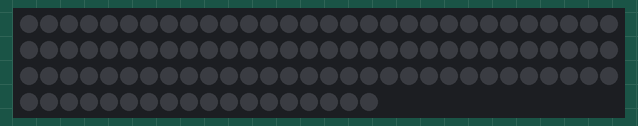
Simulated run of this sketch. Board: Arduino Uno, built with avr-gcc and run on an emulated ATmega328P. On the bench: 108 RGB LEDs in strip order, left to right, continuing on the next row. Dim RGB values are drawn brighter than linear.

Above: at 0.1 s.
At 1.1 s:
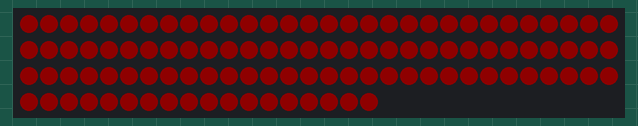
At 6.1 s:
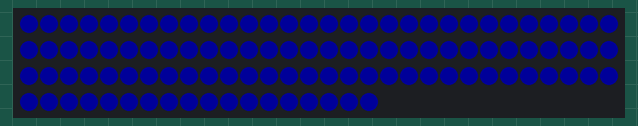

The sketch:

led_test.ino
```cpp
#include <FastLED.h> // lib for WS2812 led lights

// LED lights settings
#define NUM_LEDS 108
#define LED_PIN 3
CRGB leds[NUM_LEDS];


void setup() {
  FastLED.addLeds <WS2812, LED_PIN, GRB>(leds, NUM_LEDS).setCorrection(TypicalLEDStrip);
  FastLED.setBrightness(25);
}

void loop() {
  delay(1000);
  MakeRed(0,108);
  delay(5000);
  MakeBlue(0,108);
  delay(5000);

}

void MakeRed(int a, int b) {
  for( int i = a; i < b; i++) {
    leds[i] = CRGB(139,0,0);
  }
  FastLED.show();
}

void MakeBlue(int a, int b) {
  for( int i = a; i < b; i++) {
    leds[i] = CRGB::Blue;
  }
  FastLED.show();
}
```

Measured:
- what the display in image 1 shows lasts 5.0 s, from 1.0 s to 6.0 s
- what the display in image 2 shows lasts 6.0 s, from 6.0 s to 12.0 s
